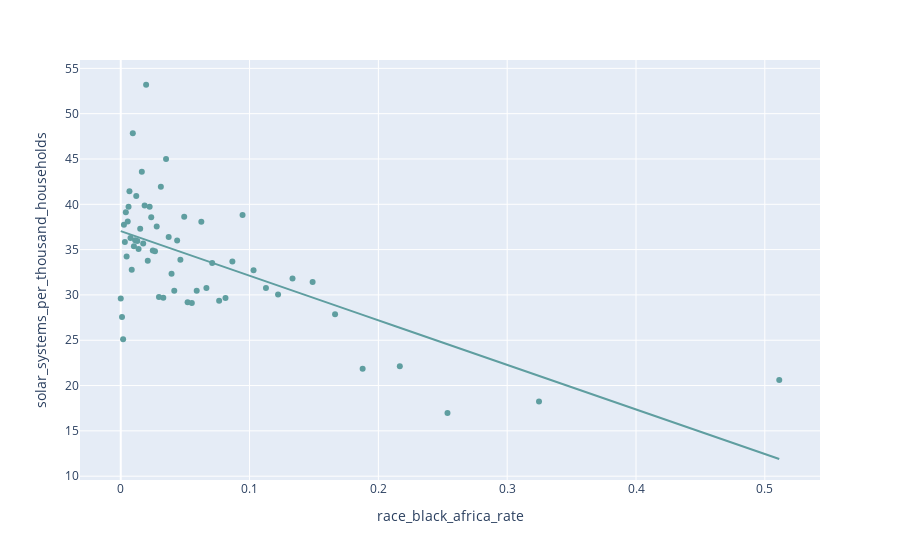

Write notebook code for a chart like this one.
### Code cell
hi2 = median_dataframe("black_binned", 'race_black_africa_rate')
plot_scatter(hi2, 'race_black_africa_rate', 'solar_systems_per_thousand_households', 'CadetBlue', 'race_black')
